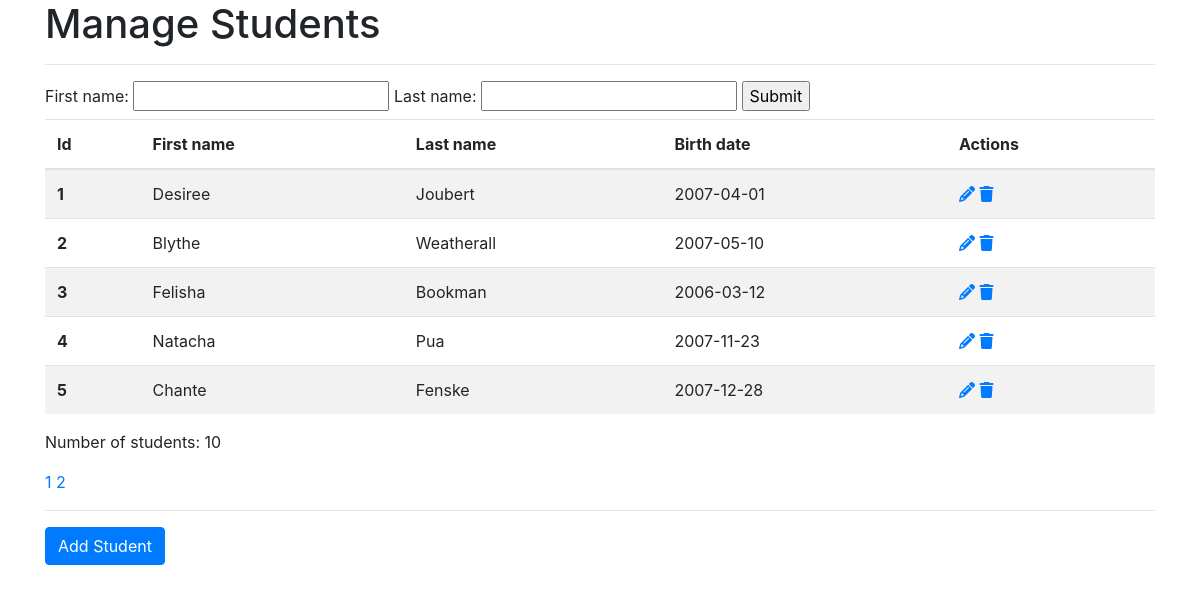
The page /manageStudent.php on the database as committed earlier.
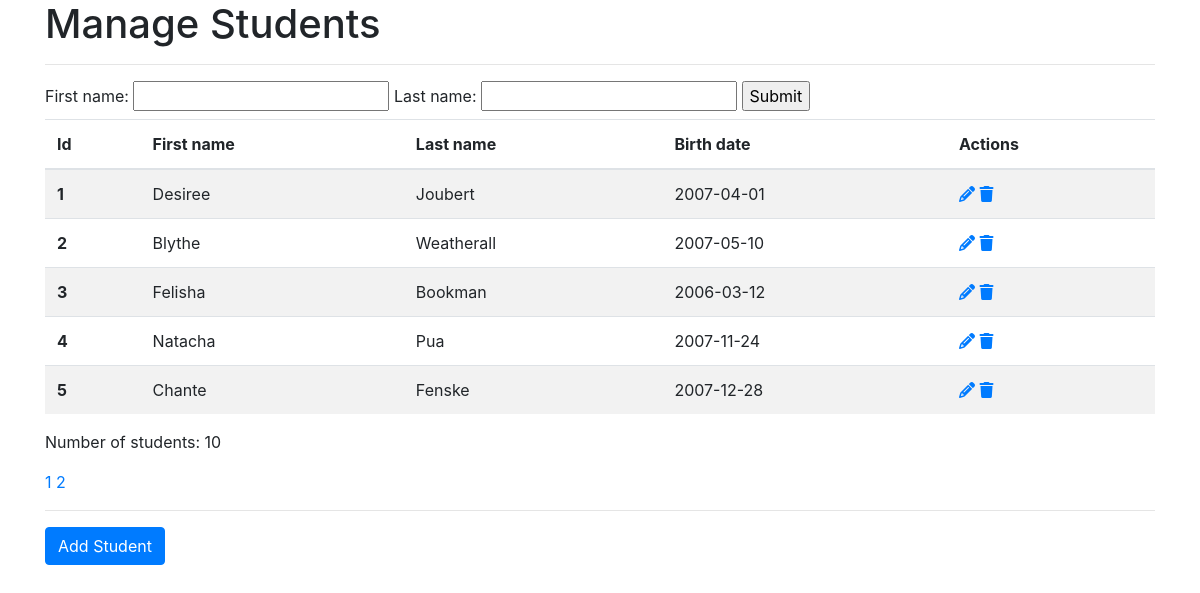
The same page on the database as committed later.
### tables this page shows
CREATE TABLE "students" (
	"id"	INTEGER NOT NULL PRIMARY KEY AUTOINCREMENT,
	"first_name"	TEXT NOT NULL,
	"last_name"	TEXT NOT NULL,
	"birth_date"	TEXT NOT NULL,
	"address"	TEXT,
	"postcode"	TEXT,
	"city"	TEXT,
	"state"	TEXT,
	"country"	TEXT
);

### manageStudent.php (the view, shortened to what this page needs)
<!doctype html>
<html lang="en">
<head>
	<link rel="stylesheet" href="https://stackpath.bootstrapcdn.com/bootstrap/4.4.1/css/bootstrap.min.css"
>
</head>
<body>
<div class="container">
	<h1>Manage Students</h1>
	<hr/>
	<?php
	$pdo = ( new SQLiteConnection() )->connect();
	if ( $pdo === null ) {
		echo 'Whoops, could not connect to the SQLite database!';
	} else {
		$action = $_GET['action'] ?? '';
				?>
		<form method="get">
			<label>
				First name:
				<input type="text" name="first_name" value="<?= $_GET['first_name'] ?? '' ?>">
			</label>
			<label>
				Last name:
				<input type="text" name="last_name" value="<?= $_GET['last_name'] ?? '' ?>">
			</label>
			<input type="submit" value="Submit">
		</form>
		<?php
		$count_query = 'SELECT COUNT(*) as num_rows from students where 1=1 ';
		$query = 'SELECT id, first_name, last_name, birth_date from students where 1=1 ';
		$filters = '';
		$count_result = $pdo->query( $count_query . $filters )->fetch()['num_rows'];
		$num_pages = ( $count_result / 5 ) + ( ( $count_result % 5 ) ? 1 : 0 );
		$page  = $_GET['page'] ?? 1;
		$query .= $filters . ' LIMIT 5 OFFSET ' . ( $page - 1 ) * 5;
		$result = $pdo->query( $query );
		?>
		<table class="table table-striped">
			<thead>
			<tr>
				<th scope="col">Id</th>
				<th scope="col">First name</th>
				<th scope="col">Last name</th>
				<th scope="col">Birth date</th>
				<th scope="col">Actions</th>
			</tr>
			</thead>
			<tbody>
			<?php
			foreach ( $result as $row ) {
				echo '<tr>';
				echo '<th scope="row">' . $row['id'] . '</th>';
				echo '<td>' . $row['first_name'] . '</td>';
				echo '<td>' . $row['last_name'] . '</td>';
				echo '<td>' . $row['birth_date'] . '</td>';
				echo '<td>';
				echo '<a href="?action=update&id=' . $row['id'] . '"><i class="fas fa-pencil-alt"></i></a>&nbsp;';
				echo '<a href="?action=delete&id=' . $row['id'] . '"><i class="fas fa-trash"></i></a>';
				echo '</td>';
				echo '</tr>';
			}
			?>
			</tbody>
		</table>
		<p>Number of students: <?= $count_result ?></p>
		<?php
		for ( $i = 1; $i <= $num_pages; $i ++ ) {
			if ( $action === 'search' ) {
				$filter = '&action=search&first_name=' . ( $_GET['first_name'] ?? '' ) . '&last_name=' . ( $_GET['lastname'] ?? '' );
			} else {
				$filter = '';
			}
			echo '<a href="?page=' . $i . $filter . '">' . $i . '</a> ';
		}
	}
	?>
	<hr/>
	<a href="?action=insert" class="btn btn-primary">Add Student</a>
</div>
</body>
</html>

Rows that differ between the two databases and show on the page:
changed students "Natacha": birth_date "2007-11-23" → "2007-11-24"
